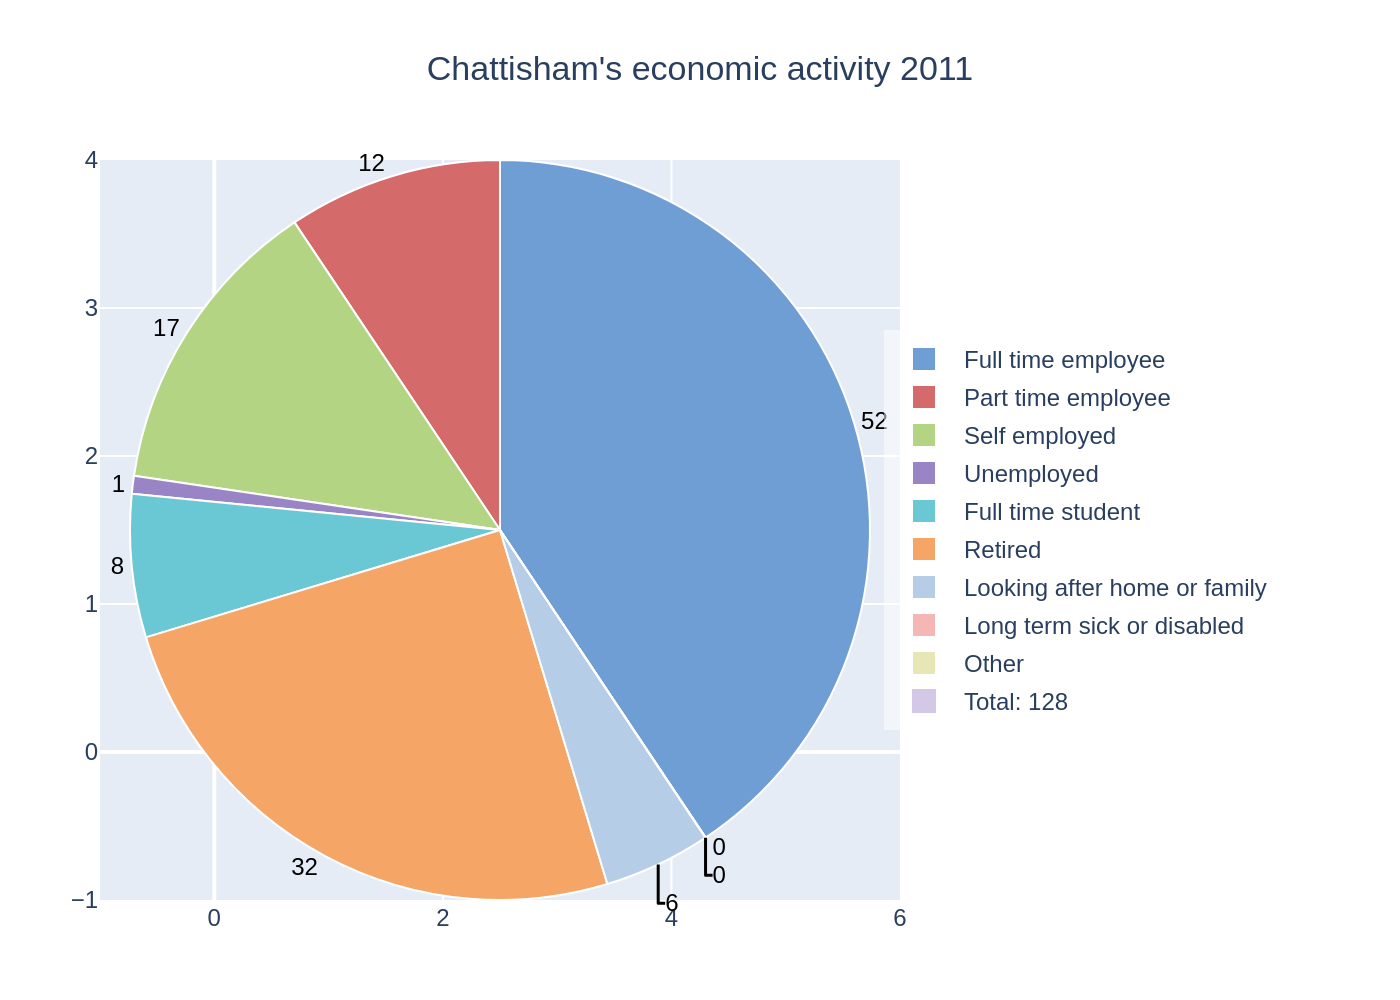

Write the Python code that produced this figure.
import sys
import json
import pathlib
import plotly.graph_objects as go

if len(sys.argv) != 2:
    print("Usage: python generate_chart.py <json_file_path>")
    sys.exit(1)

json_path = pathlib.Path(sys.argv[1])
if not json_path.is_file():
    print(f"Error: JSON file not found at '{json_path}'")
    sys.exit(1)

with open(json_path, 'r', encoding='utf-8') as f:
    chart_data = json.load(f)

data = chart_data['chart_data']
texts = chart_data['texts']
colors = chart_data['colors']

labels = [d['category'] for d in data]
values = [d['value'] for d in data]

fig = go.Figure()

fig.add_trace(go.Pie(
    labels=labels,
    values=values,
    marker=dict(colors=colors, line=dict(color='#FFFFFF', width=1)),
    textinfo='value',
    textposition='outside',
    sort=False,
    hoverinfo='label+percent',
    textfont=dict(family="Arial", size=12, color='black')
))

if chart_data.get('legend_total'):
    total_info = chart_data['legend_total']
    fig.add_trace(go.Scatter(
        x=[None],
        y=[None],
        mode='markers',
        name=total_info['text'],
        marker=dict(symbol='square', size=12, color=total_info['color'])
    ))

title_text = texts['title']
if texts.get('subtitle'):
    title_text = f"<b>{texts['title']}</b><br>{texts['subtitle']}"

fig.update_layout(
    title=dict(
        text=title_text,
        x=0.5,
        xanchor='center'
    ),
    font=dict(
        family="Arial",
        size=12
    ),
    showlegend=True,
    legend=dict(
        x=0.98,
        y=0.5,
        xanchor='left',
        yanchor='middle',
        bgcolor='rgba(255,255,255,0.5)'
    ),
    margin=dict(l=50, r=250, t=80, b=50),
    width=800,
    height=500
)

output_filename = json_path.stem + ".png"
fig.write_image(output_filename, scale=2)
print(f"Chart saved as {output_filename}")
